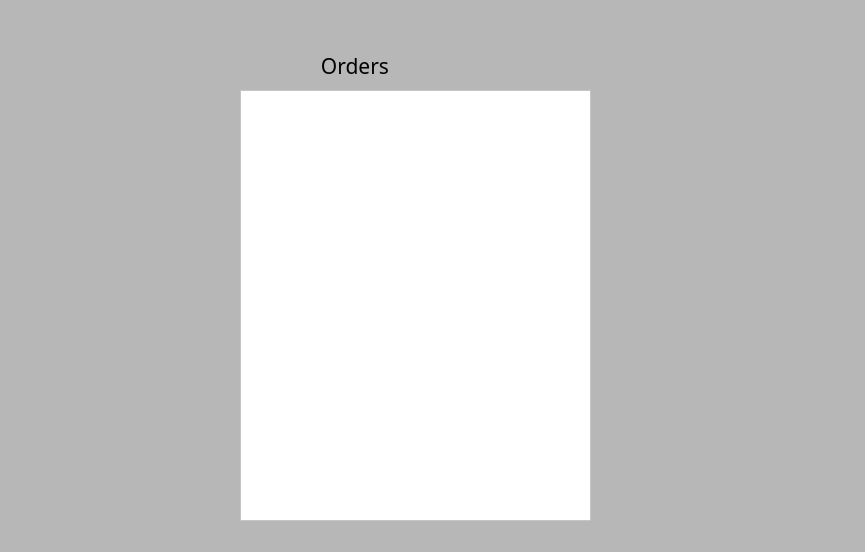
<?xml version="1.0" encoding="UTF-8"?>
<ui version="4.0">
 <class>consumerbill</class>
 <widget class="QWidget" name="consumerbill">
  <property name="geometry">
   <rect>
    <x>0</x>
    <y>0</y>
    <width>865</width>
    <height>552</height>
   </rect>
  </property>
  <property name="windowTitle">
   <string>Form</string>
  </property>
  <property name="styleSheet">
   <string notr="true">background-color: rgb(183, 183, 183);</string>
  </property>
  <widget class="QTextBrowser" name="textBrowser">
   <property name="geometry">
    <rect>
     <x>240</x>
     <y>90</y>
     <width>351</width>
     <height>431</height>
    </rect>
   </property>
   <property name="styleSheet">
    <string notr="true">
background-color: rgb(255, 255, 255);</string>
   </property>
  </widget>
  <widget class="QLabel" name="label">
   <property name="geometry">
    <rect>
     <x>310</x>
     <y>50</y>
     <width>181</width>
     <height>31</height>
    </rect>
   </property>
   <property name="font">
    <font>
     <family>Franklin Gothic Heavy</family>
     <pointsize>16</pointsize>
    </font>
   </property>
   <property name="text">
    <string>  Orders</string>
   </property>
  </widget>
 </widget>
 <resources/>
 <connections/>
</ui>
